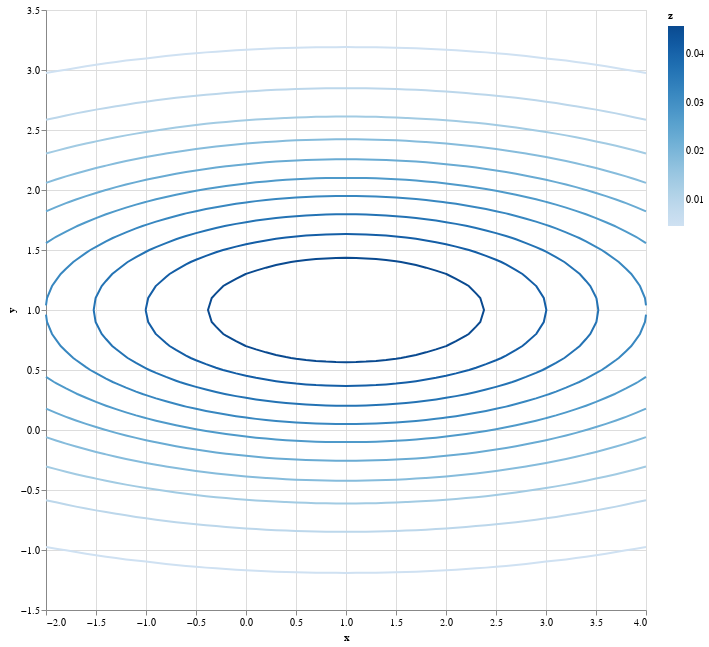

The notebook cell this image was saved under:
### Code cell
@vlplot(width=600,height=600,data=df,:line,x=:x,y=:y,color={:z,type="q"},order ={field =:row, type=:q },detail="group")

### Figure 1 — Vega-Lite specification as saved in the notebook (floating-point values rounded to 4 significant figures; data arrays with more than 128 entries replaced by an {"elided": "..."} marker saying what was removed)
{"data": {"values": {"elided": "1293 records"}}, "encoding": {"color": {"field": "z", "type": "q"}, "detail": {"field": "group", "type": "quantitative"}, "order": {"field": "row", "type": "q"}, "x": {"field": "x", "type": "quantitative"}, "y": {"field": "y", "type": "quantitative"}}, "height": 600, "mark": "line", "width": 600}
